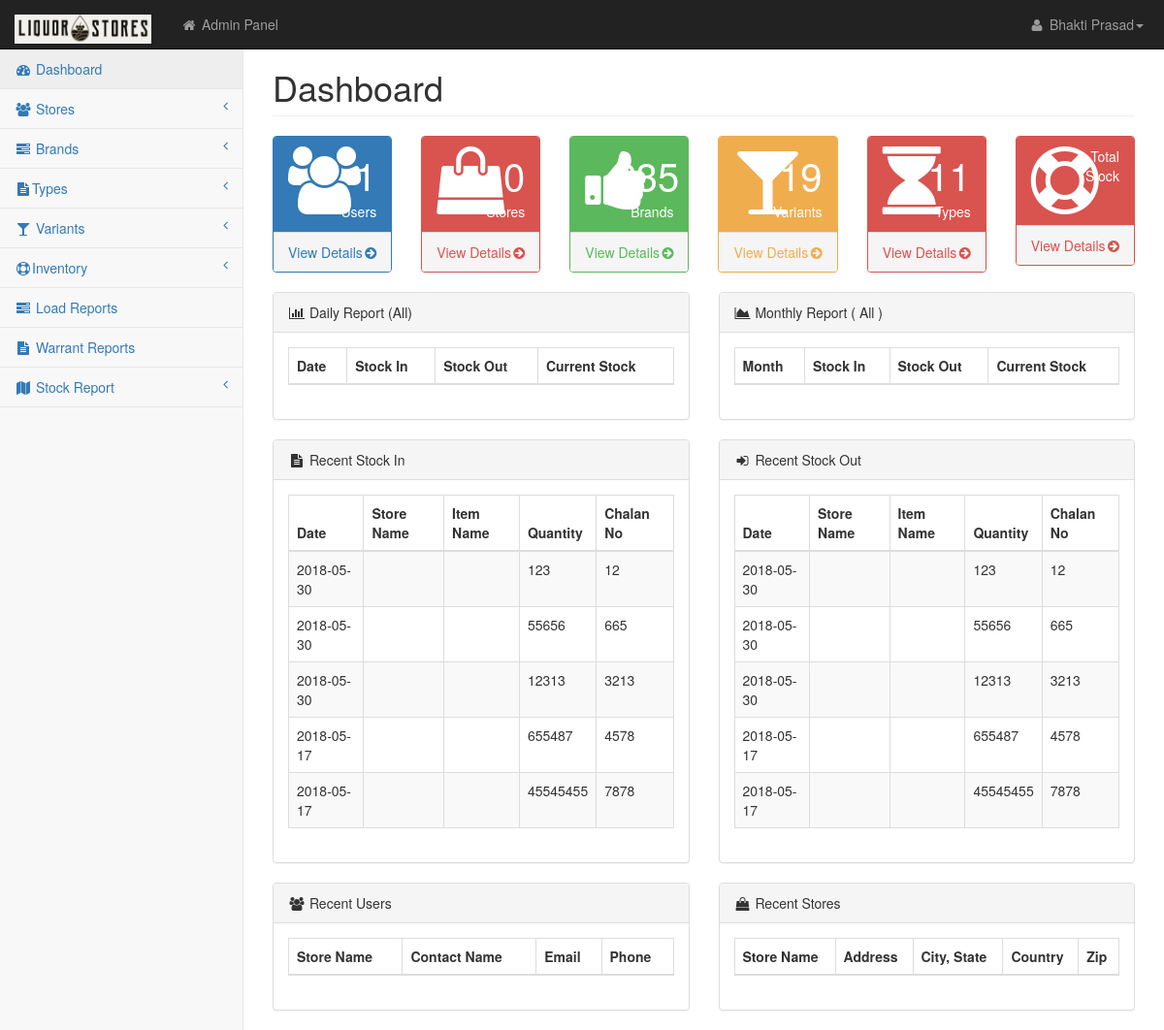
/dashboard.php, run on an earlier commit of the app's database.
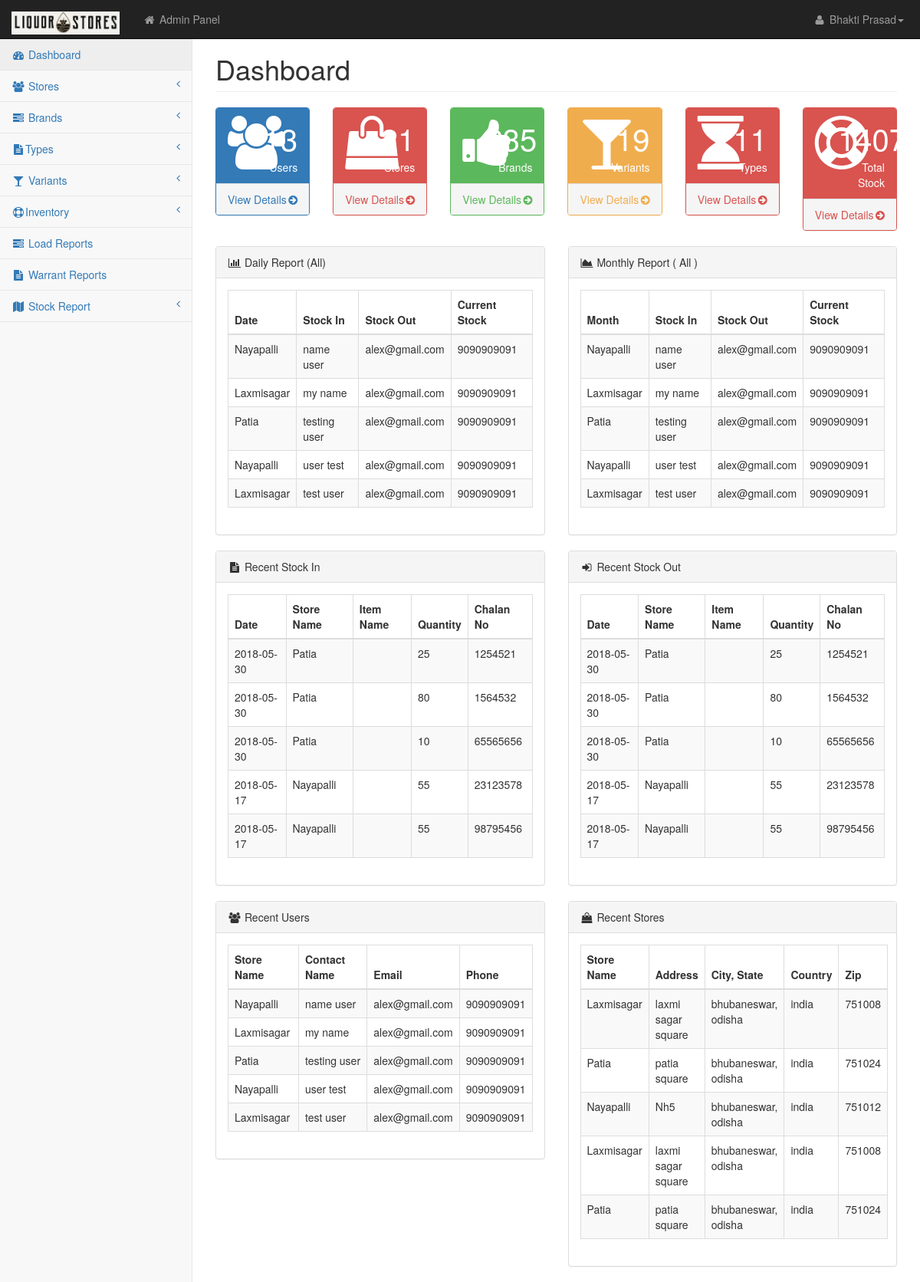
And on a later commit of the database.
### tables this page shows
CREATE TABLE `stock_in` (
  `id` int(11) NOT NULL AUTO_INCREMENT,
  `date` date DEFAULT NULL,
  `item_id` int(11) DEFAULT NULL,
  `qty` int(20) DEFAULT NULL,
  `chalan_no` int(11) DEFAULT NULL,
  `depo_chalan_file` varchar(255) DEFAULT NULL,
  `depo_user_id` int(11) DEFAULT NULL,
  `store_id` int(11) DEFAULT NULL,
  `store_user_id` int(11) DEFAULT NULL,
  `store_chalan_file` varchar(255) DEFAULT NULL,
  `store_accepted` char(1) DEFAULT 'N',
  PRIMARY KEY (`id`)
);

CREATE TABLE `users` (
  `id` int(11) NOT NULL AUTO_INCREMENT,
  `store_id` int(11) DEFAULT NULL,
  `name` varchar(255) DEFAULT NULL,
  `email` varchar(255) NOT NULL,
  `mobile` bigint(11) NOT NULL,
  `adharno` bigint(20) NOT NULL,
  `password` varchar(30) NOT NULL,
  `address` varchar(255) NOT NULL,
  `country` varchar(15) NOT NULL,
  `zip` int(10) DEFAULT NULL,
  `city` varchar(50) NOT NULL,
  `state` varchar(20) NOT NULL,
  `type` varchar(10) DEFAULT NULL,
  `activated` char(1) DEFAULT 'N',
  PRIMARY KEY (`id`)
);

CREATE TABLE `stores` (
  `id` int(11) NOT NULL AUTO_INCREMENT,
  `name` varchar(255) DEFAULT NULL,
  `address` varchar(255) DEFAULT NULL,
  `city` varchar(111) DEFAULT NULL,
  `state` varchar(111) DEFAULT NULL,
  `country` varchar(22) DEFAULT NULL,
  `zip` int(7) DEFAULT NULL,
  PRIMARY KEY (`id`)
);

### include/functions.php (called while the page is built, shortened)
<?php
function GetName($tablename,$field,$where,$id)
{
 	global $con;
	$uquery= mysqli_query($con,"SELECT * FROM $tablename WHERE $where='$id'");
	$urow=mysqli_fetch_object($uquery);
	$newval=stripslashes( $urow->$field);
 	return $newval;
}
?>

### dashboard.php (the view, shortened to what the rows shown need)
<?php include("top.php"); ?>
    </head>
    <body>
        <div id="wrapper">
            <div id="page-wrapper">
                <div class="row">
                    <div class="col-lg-12">
                        <h1 class="page-header">Dashboard</h1>
                    </div>
                </div>
                <div class="row">
                <div class="col-lg-6">
                <div class="panel panel-default">
                <div class="panel-body">
               <div class="dataTable_wrapper">
				<?php
				$cusqry="SELECT * FROM users where type='STORE' ORDER BY id DESC LIMIT 0, 5";
                $cusres=mysqli_query($con, $cusqry);
                ?>
                                    <table class="table table-striped table-bordered table-hover" id="dataTables-example">
                                        <thead>
                                            <tr>
                                                <th>Date</th>
                                                <th>Stock In</th>
                                                <th>Stock Out</th>
                                                <th>Current Stock</th>
                                            </tr>
                                        </thead>
                                        <tbody>
                                        <?php
	   $i=0;
	  while($resultclient=mysqli_fetch_object($cusres))
        	  {
				 if($i % 2 != "0")
  				 {
     			 $class = 'odd';
   					}
  				 else
   				{
      			$class = 'even';
   				}
				  ?>
                                            <tr class="<?php echo $class; ?>" id="<?php echo stripslashes($resultclient->id); ?>">
                                                <td><?php echo GetName('stores','name','id',$resultclient->store_id) ?></td>
                                                <td><?php echo stripslashes($resultclient->name); ?></td>
                                                <td><?php echo stripslashes($resultclient->email); ?></td>
                                                <td><?php echo stripslashes($resultclient->mobile); ?></td>
                                            </tr>
                                              <?php $i++; } ?>
                                        </tbody>
                                    </table>
                                </div>
                </div>
                </div>
                </div>
                <div class="col-lg-6">
                <div class="panel panel-default">
                <div class="panel-body">
               <div class="dataTable_wrapper">
				<?php
				$cusqry="SELECT * FROM users where type='STORE' ORDER BY id DESC LIMIT 0, 5";
                $cusres=mysqli_query($con, $cusqry);
                ?>
                                    <table class="table table-striped table-bordered table-hover" id="dataTables-example">
                                        <thead>
                                            <tr>
                                                <th>Month</th>
                                                <th>Stock In</th>
                                                <th>Stock Out</th>
                                                <th>Current Stock</th>
                                            </tr>
                                        </thead>
                                        <tbody>
                                        <?php
	   $i=0;
	  while($resultclient=mysqli_fetch_object($cusres))
        	  {
				 if($i % 2 != "0")
  				 {
     			 $class = 'odd';
   					}
  				 else
   				{
      			$class = 'even';
   				}
				  ?>
                                            <tr class="<?php echo $class; ?>" id="<?php echo stripslashes($resultclient->id); ?>">
                                                <td><?php echo GetName('stores','name','id',$resultclient->store_id) ?></td>
                                                <td><?php echo stripslashes($resultclient->name); ?></td>
                                                <td><?php echo stripslashes($resultclient->email); ?></td>
                                                <td><?php echo stripslashes($resultclient->mobile); ?></td>
                                            </tr>
                                              <?php $i++; } ?>
                                        </tbody>
                                    </table>
                                </div>
                </div>
                </div>
                </div>
                </div>
                <div class="row">
                <div class="col-lg-6">
                <div class="panel panel-default">
                <div class="panel-body">
                     <?php 		$sqlwrnts="SELECT * FROM stock_in ORDER BY id DESC LIMIT 0, 5";
			$selwrnt=mysqli_query($con,$sqlwrnts);
			?>
                <table class="table table-striped table-bordered table-hover" id="dataTables-example">
                                        <thead>
                                            <tr>
                                             <th>Date</th>
                                                <th>Store Name</th>
                                                <th>Item Name</th>
                                                <th>Quantity</th>
                                                <th>Chalan No</th>
                                            </tr>
                                        </thead>
                                        <tbody>
                                        <?php
	   $i=0;
	  while($reswrnt=mysqli_fetch_object($selwrnt))
        	  {
				 if($i % 2 != "0")
  				 {
     			 $class = 'odd';
   					}
  				 else
   				{
      			$class = 'even';
   				}
				  ?>
                                            <tr class="<?php echo $class; ?>" id="<?php echo stripslashes($reswrnt->id); ?>">
                                                <td><?php echo stripslashes($reswrnt->date); ?></td>
												<td><?php echo GetName('stores','name','id',$reswrnt->store_id) ?></td>
                                                <td><?php echo GetName('items','item_name','id',$reswrnt->item_id) ?></td>
                                                <td><?php echo stripslashes($reswrnt->qty); ?></td>
                                                <td><?php echo stripslashes($reswrnt->chalan_no); ?></td>
                                            </tr>
                                              <?php $i++; } ?>
                                        </tbody>
                                    </table>
                </div>
                </div>
                </div>
                <div class="col-lg-6">
                <div class="panel panel-default">
                <div class="panel-body">
                     <?php 		$sqlwrnts="SELECT * FROM stock_in ORDER BY id DESC LIMIT 0, 5";
			$selwrnt=mysqli_query($con,$sqlwrnts);
			?>
                <table class="table table-striped table-bordered table-hover" id="dataTables-example">
                                        <thead>
                                            <tr>
                                             <th>Date</th>
                                                <th>Store Name</th>
                                                <th>Item Name</th>
                                                <th>Quantity</th>
                                                <th>Chalan No</th>
                                            </tr>
                                        </thead>
                                        <tbody>
                                        <?php
	   $i=0;
	  while($reswrnt=mysqli_fetch_object($selwrnt))
        	  {
				 if($i % 2 != "0")
  				 {
     			 $class = 'odd';
   					}
  				 else
   				{
      			$class = 'even';
   				}
				  ?>
                                            <tr class="<?php echo $class; ?>" id="<?php echo stripslashes($reswrnt->id); ?>">
                                                <td><?php echo stripslashes($reswrnt->date); ?></td>
												<td><?php echo GetName('stores','name','id',$reswrnt->store_id) ?></td>
                                                <td><?php echo GetName('items','item_name','id',$reswrnt->item_id) ?></td>
                                                <td><?php echo stripslashes($reswrnt->qty); ?></td>
                                                <td><?php echo stripslashes($reswrnt->chalan_no); ?></td>
                                            </tr>
                                              <?php $i++; } ?>
                                        </tbody>
                                    </table>
                </div>
                </div>
                </div>
                </div>
        		<div class="row">
                <div class="col-lg-6">
                <div class="panel panel-default">
                <div class="panel-body">
               <div class="dataTable_wrapper">
				<?php
				$cusqry="SELECT * FROM users where type='STORE' ORDER BY id DESC LIMIT 0, 5";
                $cusres=mysqli_query($con, $cusqry);
                ?>
                                    <table class="table table-striped table-bordered table-hover" id="dataTables-example">
                                        <thead>
                                            <tr>
                                                <th>Store Name</th>
                                                <th>Contact Name</th>
                                                <th>Email</th>
                                                <th>Phone</th>
                                            </tr>
                                        </thead>
                                        <tbody>
                                        <?php
	   $i=0;
	  while($resultclient=mysqli_fetch_object($cusres))
        	  {
				 if($i % 2 != "0")
  				 {
     			 $class = 'odd';
   					}
  				 else
   				{
      			$class = 'even';
   				}
				  ?>
                                            <tr class="<?php echo $class; ?>" id="<?php echo stripslashes($resultclient->id); ?>">
                                                <td><?php echo GetName('stores','name','id',$resultclient->store_id) ?></td>
                                                <td><?php echo stripslashes($resultclient->name); ?></td>
                                                <td><?php echo stripslashes($resultclient->email); ?></td>
                                                <td><?php echo stripslashes($resultclient->mobile); ?></td>
                                            </tr>
                                              <?php $i++; } ?>
                                        </tbody>
                                    </table>
                                </div>
                </div>
                </div>
                </div>
                <div class="col-lg-6">
                <div class="panel panel-default">
                <div class="panel-body">
                <?php 		$sqlloads="SELECT * FROM stores ORDER BY id DESC LIMIT 0, 5";
			$seload=mysqli_query($con,$sqlloads);
			?>
                <table class="table table-striped table-bordered table-hover" id="dataTables-example">
                                        <thead>
                                            <tr>
                                                <th>Store Name</th>
                                                <th>Address</th>
                                                <th>City, State</th>
                                                <th>Country</th>
												<th>Zip</th>
                                            </tr>
                                        </thead>
                                        <tbody>
                                        <?php
	   $i=0;
	  while($resultload=mysqli_fetch_object($seload))
        	  {
				 if($i % 2 != "0")
  				 {
     			 $class = 'odd';
   					}
  				 else
   				{
      			$class = 'even';
   				}
				  ?>
                                            <tr class="<?php echo $class; ?>" id="<?php echo stripslashes($resultload->id); ?>">
                                                <td><?php echo stripslashes($resultload->name); ?></td>
                                                <td><?php echo stripslashes($resultload->address); ?></td>
                                                <td><?php echo stripslashes($resultload->city); ?>,  <?php echo stripslashes($resultload->state); ?></td>
                                                <td><?php echo stripslashes($resultload->country); ?></td>
												<td><?php echo stripslashes($resultload->zip); ?></td>
                                            </tr>
                                              <?php $i++; } ?>
                                        </tbody>
                                    </table>
                </div>
                </div>
                </div>
                </div>
               </div>
               </div>
    </body>
</html>

What changed in the data, as far as the page shows it:
added users: store_id "Nayapalli", name "name user", email "alex@gmail.com", mobile "9090909091"
added users: store_id "Laxmisagar", name "my name", email "alex@gmail.com", mobile "9090909091"
added users: store_id "Patia", name "testing user", email "alex@gmail.com", mobile "9090909091"
added users: store_id "Nayapalli", name "user test", email "alex@gmail.com", mobile "9090909091"
added users: store_id "Laxmisagar", name "test user", email "alex@gmail.com", mobile "9090909091"
changed stock_in (number 1 of 5 on the later page): store_id (not shown) → "Patia"; qty "123" → "25"; chalan_no "12" → "1254521"
changed stock_in (number 2 of 5 on the later page): store_id (not shown) → "Patia"; qty "55656" → "80"; chalan_no "665" → "1564532"
changed stock_in (number 3 of 5 on the later page): store_id (not shown) → "Patia"; qty "12313" → "10"; chalan_no "3213" → "65565656"
changed stock_in (number 4 of 5 on the later page): store_id (not shown) → "Nayapalli"; qty "655487" → "55"; chalan_no "4578" → "23123578"
changed stock_in (number 5 of 5 on the later page): store_id (not shown) → "Nayapalli"; qty "45545455" → "55"; chalan_no "7878" → "98795456"
added stores: name "Laxmisagar", address "laxmi sagar square", city "bhubaneswar", state "odisha", country "india", zip "751008"
added stores: name "Patia", address "patia square", city "bhubaneswar", state "odisha", country "india", zip "751024"
added stores: name "Nayapalli", address "Nh5", city "bhubaneswar", state "odisha", country "india", zip "751012"
added stores: name "Laxmisagar", address "laxmi sagar square", city "bhubaneswar", state "odisha", country "india", zip "751008"
added stores: name "Patia", address "patia square", city "bhubaneswar", state "odisha", country "india", zip "751024"
Also different on the page:
GetCount('users'): "1" → "13"
GetCount('stores'): "0" → "21"
SumTotal('items', 'current_stock'): (not shown) → "1407"
